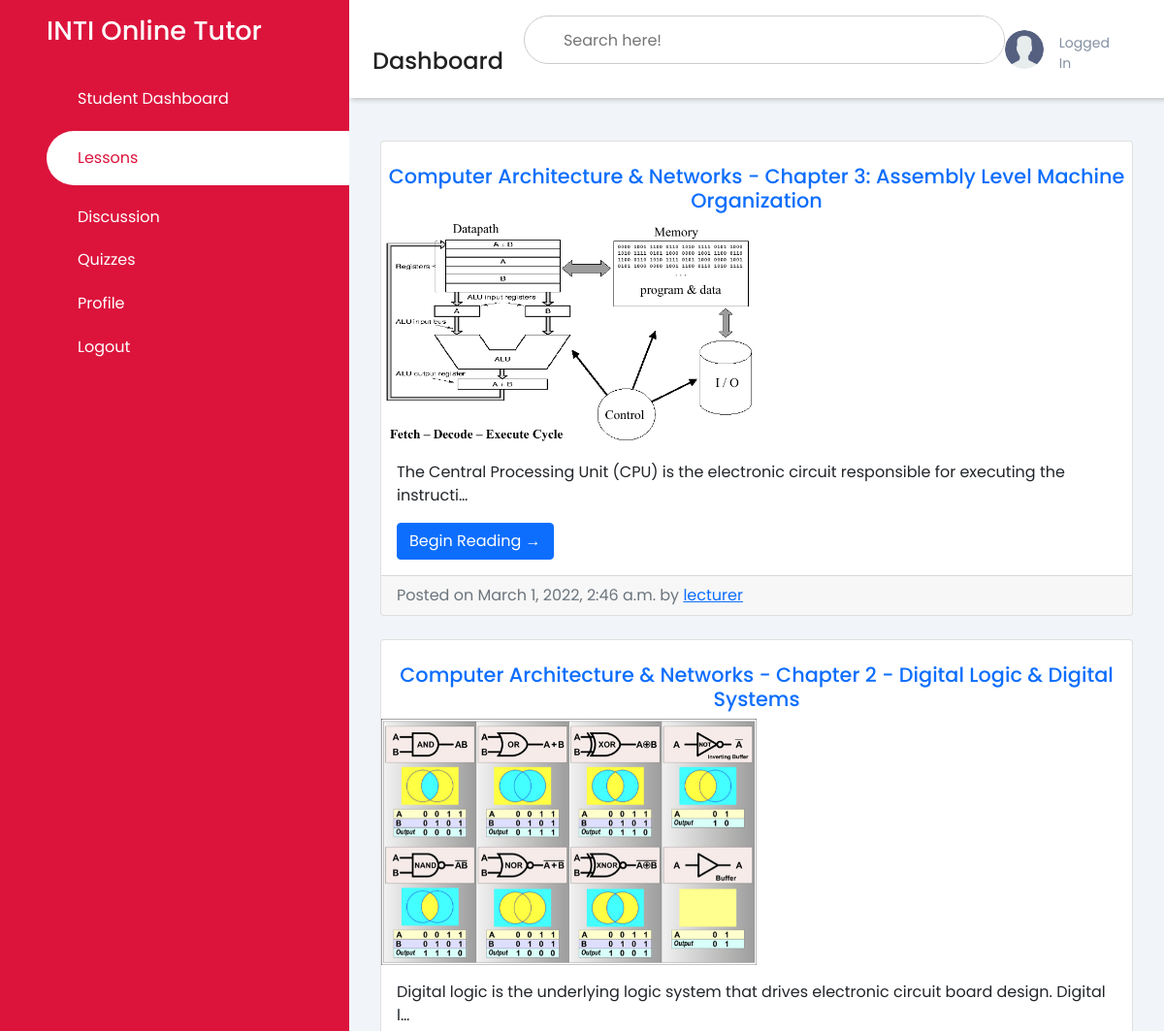
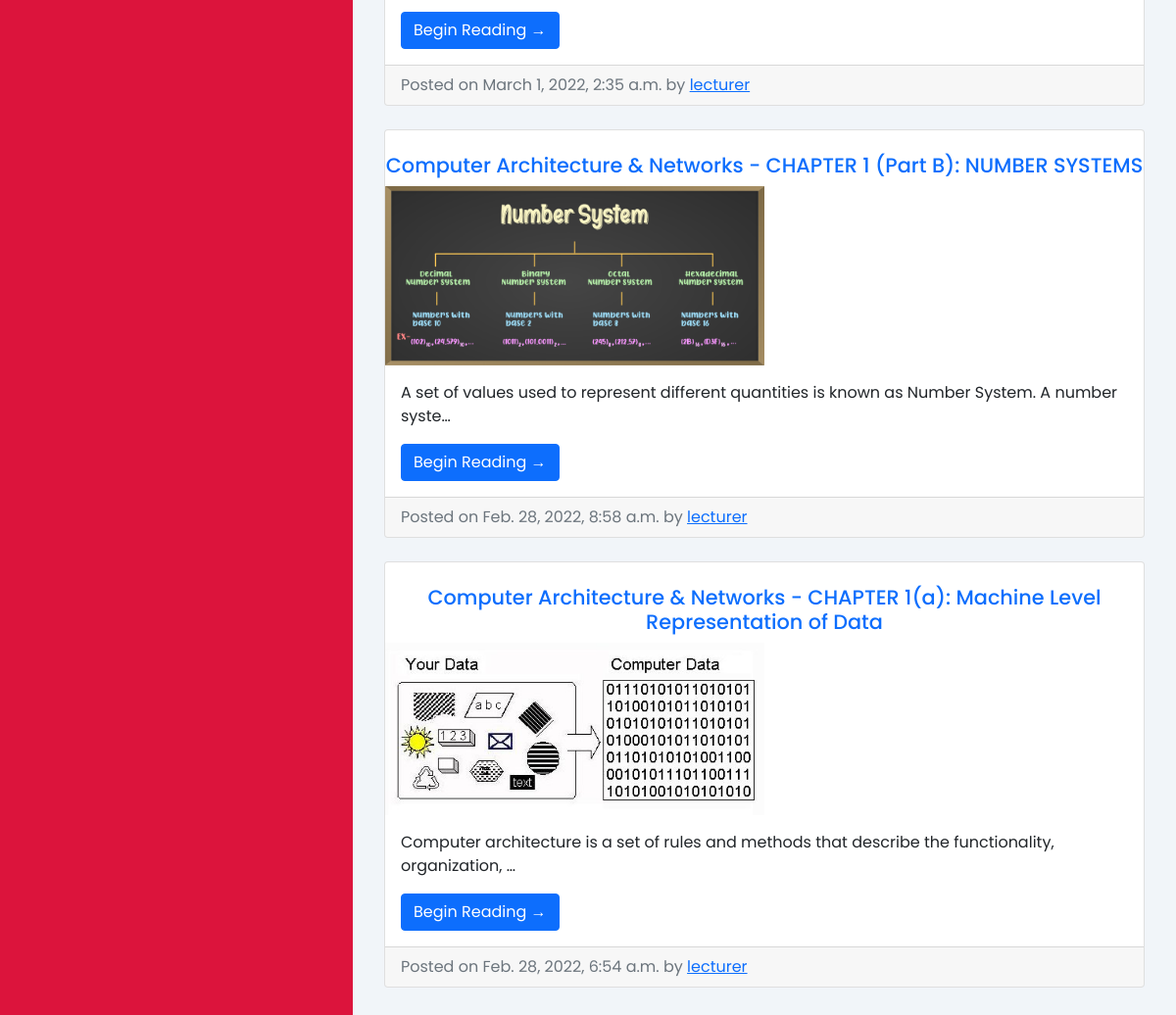
Screenshot of /student_tutorials/ with the database file from the repository (2 pictures, top to bottom).
### pages/models.py (models this page shows, shortened)
class Tutorial(models.Model):
    title = models.CharField(max_length=50)
    content = models.TextField()
    image = models.ImageField(upload_to='media', null=True, blank=True)
    course = models.ForeignKey(Course, on_delete=models.CASCADE, default='')
    created_at = models.DateTimeField(auto_now_add=True)
    user = models.ForeignKey(User, on_delete=models.CASCADE)
    video = EmbedVideoField(blank=True, null=True)

class Course(models.Model):
    name = models.CharField(max_length=30)
    def __str__(self):
        return self.name

class User(AbstractUser):
    is_student = models.BooleanField(default=False)
    is_lecturer = models.BooleanField(default=False)
    is_admin = models.BooleanField(default=False)

### pages/views.py (the view)
# urls.py: path('student_tutorials/', student_tutorials, name='student_tutorials'),
def student_tutorials(request):
    tutorials = Tutorial.objects.all().order_by('-created_at')
    tutorials = {'tutorials': tutorials}
    return render(request, 'dashboard/student/student_tutorials.html', tutorials)

### templates/dashboard/student/student_tutorials.html (shortened to what this page needs)
<!DOCTYPE html>
<html lang="en">
<head>
    {% load static %}
    <link rel="stylesheet" href="https://maxst.icons8.com/vue-static/landings/line-awesome/line-awesome/1.3.0/css/line-awesome.min.css">
    <link rel="stylesheet" href="https://maxst.icons8.com/vue-static/landings/line-awesome/font-awesome-line-awesome/css/all.min.css">
    <link href="https://cdn.jsdelivr.net/npm/bootstrap@5.1.3/dist/css/bootstrap.min.css" rel="stylesheet">
    <link rel="stylesheet" href="{% static 'css/style.css' %}">
</head>
<body>
    <div class="sidebar">
        <div class="sidebar-brand">
            <h2>INTI Online Tutor</h2>
        </div>
        <div class="sidebar-menu">
            <ul>
                <li>
                    <a href="{% url 'student_dashboard' %}"><span class="las la-home"></span>
                    <span>Student Dashboard</span></a>
                </li>
                <li>
                    <a href="{% url 'student_tutorials' %}" class="active"><span class="las la-microchip"></span>
                    <span>Lessons</span></a>
                </li>
                <li>
                    <a href=""><span class="las la-comments"></span>
                    <span>Discussion</span></a>
                </li>
                <li>
                    <a href="{% url 'student_list_quiz' %}"><span class="las la-certificate"></span>
                    <span>Quizzes</span></a>
                </li>
                <li>
                    <a href="{% url 'student_profile' %}"><span class="las la-fingerprint"></span>
                    <span>Profile</span></a>
                </li>
                <li>
                    <a href="{% url 'logout' %}"><span class="las la-key"></span>
                    <span>Logout</span></a>
                </li>
            </ul>
        </div>
    </div>
    <div class="main-content">
        <header>
            <div class="header-title">
                <h2>
                    <label for="">
                    <span class="las la-bars"></span>
                </label>
                    Dashboard
                </h2>
            </div>
            <div class="search-wrapper">
                <input type="search" placeholder="Search here!" />
            </div>
            <div class="user-wrapper">
                <img src="{% static 'images/user.png' %}" width="40px" height="40px" alt="">
                <div>
                    <small>Logged In</small>
                </div>
            </div>
        </header>
        <main>
                  <div class="col-md-8" style="width: 100%;">
                    {% for tutorial in tutorials %}
                    <div class="card mb-4">
                        <br><center><h2 class="card-title text-primary" style="color: var(--main-color); font-size: 1.3rem;">
                            {{tutorial.course}} - {{ tutorial.title }}</h2></center>
                      {% if tutorial.image %}
                          <img src="{{ tutorial.image.url }}" alt="{{ tutorial.title }}" width="50%">
                      {% else %}
                            <p></p>
                      {% endif %}
                      <div class="card-body">
                        <p class="card-text">{{ tutorial.content | truncatechars:100 }}</p>
                        <a href="{% url 'student_tutorial_detail' tutorial.pk %}" class="btn btn-primary">Begin Reading &rarr;</a>
                      </div>
                      <div class="card-footer text-muted">
                        Posted on {{ tutorial.created_at }} by
                        <a href="#">{{ tutorial.user.username }}</a>
                      </div>
                    </div>
                    {% endfor %}
                  </div>
                    </main>
                </div>
            </body>
            </html>

### static/css/style.css (style rules this page uses)
:root { --main-color: #DC143C; --color-dark: #1D2231; --text-grey: #8390A2 }
* { padding: 0; margin: 0; box-sizing: border-box; list-style-type: none; text-decoration: none; font-family: 'Poppins', sans-serif; }
.sidebar { width: 360px; position: fixed; left: 0; top: 0; height: 100%; background: var(--main-color); z-index: 100; }
.sidebar-brand { height: 90px; padding: 1rem 0rem 1rem 2rem; color: #fff; }
.sidebar-brand h2 { font-size: 1.7rem; }
.sidebar-menu li { width: 100%; margin-bottom: 1.3rem; padding-left: 1rem; }
.sidebar-menu a { padding-left: 1rem; display: block; color: #fff; font-size: 1rem; text-decoration: none; }
.sidebar-menu a.active { background: #fff; padding-top: 1rem; padding-bottom: 1rem; color: var(--main-color); border-radius: 30px 0px 0px 30px; }
.sidebar-menu a span:first-child { font-size: 1rem; padding-right: 1rem; }
.main-content { margin-left: 360px; }
header { display: flex; justify-content: space-between; padding: 1rem 1.5rem; box-shadow: 2px 2px 5px rgba(0,0,0,0.2); position: fixed; left: 360px; width: calc(100% - 345px); top: 0; z-index: 100; background-color: white; }
header h2 { color: #222; font-size: 1.5rem; }
header label span { font-size: 1.7rem; padding-right: 1rem; }
.search-wrapper { border: 1px solid #ccc; border-radius: 30px; height: 50px; width: 500px; display: flex; align-items: center; overflow-x: hidden; }
.search-wrapper input { height: 100%; width: 100%; padding: .5rem; border: none; outline: none; }
.user-wrapper { display: flex; align-items: center; margin-right: 2rem; }
.user-wrapper img { border-radius: 50%; margin-right: 1rem; }
.user-wrapper small { display: inline-block; color: var(--text-grey); margin-top: 1px; }
main { margin-top:89px; padding: 2rem; background: #f1f5f9; min-height: calc(100vh -90px); }

### rows the page displays
Tutorial: course "Computer Architecture & Networks", title "Chapter 3: Assembly Level Machine Organization", image (picture), content "The Central Processing Unit (CPU) is the electronic circuit responsible for executing the instructi…", created_at "March 1, 2022, 2:46 a.m.", user.username "lecturer"
Tutorial: course "Computer Architecture & Networks", title "Chapter 2 - Digital Logic & Digital Systems", image (picture), content "Digital logic is the underlying logic system that drives electronic circuit board design. Digital l…", created_at "March 1, 2022, 2:35 a.m.", user.username "lecturer"
Tutorial: course "Computer Architecture & Networks", title "CHAPTER 1 (Part B): NUMBER SYSTEMS", image (picture), content "A set of values used to represent different quantities is known as Number System. A number syste…", created_at "Feb. 28, 2022, 8:58 a.m.", user.username "lecturer"
Tutorial: course "Computer Architecture & Networks", title "CHAPTER 1(a): Machine Level Representation of Data", image (picture), content "Computer architecture is a set of rules and methods that describe the functionality, organization, …", created_at "Feb. 28, 2022, 6:54 a.m.", user.username "lecturer"
